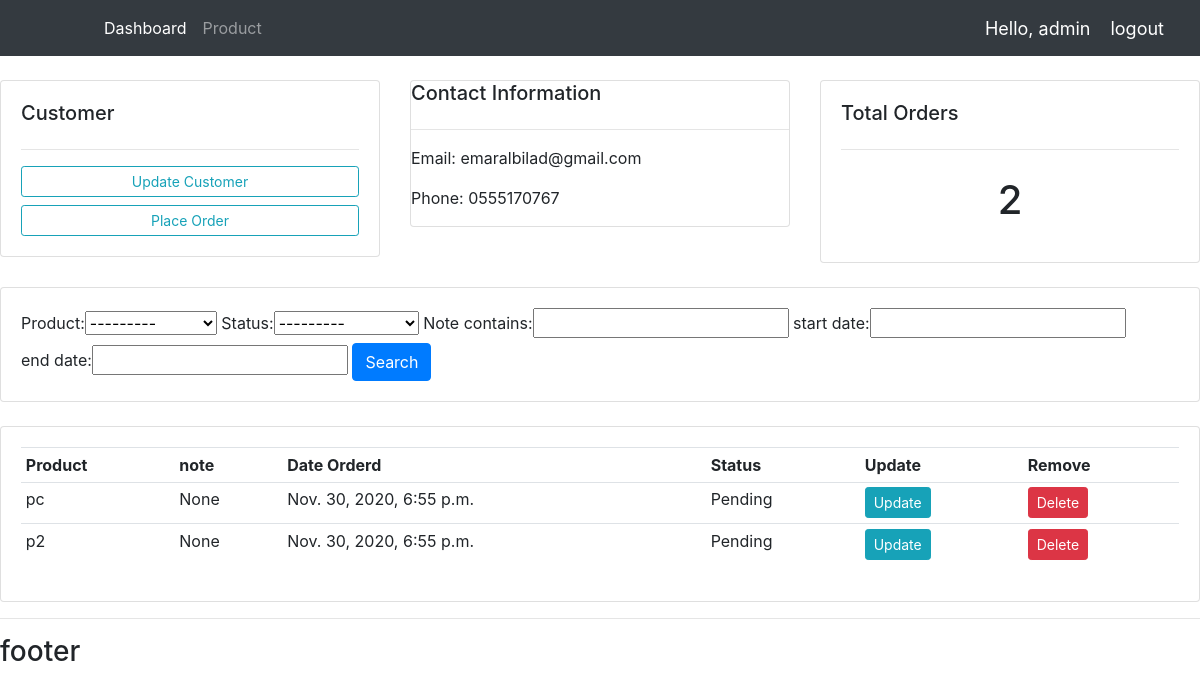
The app's page /customer/1/ (signed in) with its own data.
### accounts/models.py (models this page shows, shortened)
class Customer(models.Model):
    user = models.OneToOneField(User, null=True, blank=True, on_delete=models.CASCADE)
    name = models.CharField(max_length=20,null=True)
    phone = models.CharField(max_length=20,null=True)
    email = models.EmailField(max_length=50,null=True)
    profile_pic = models.ImageField(default='profile1.jpg', blank=True, null=True)
    date_created = models.DateTimeField(auto_now_add=True)

class Order(models.Model):
    STATUS=(
        ('Pending','Pending'),
        ('Out For Delivery','Out For Delivery'),
        ('Delivered','Delivered'),
    )
    customer = models.ForeignKey(Customer,null=True, on_delete=models.SET_NULL)
    product = models.ForeignKey(Product,null=True, on_delete=models.SET_NULL)
    status = models.CharField(max_length = 150,null=True,choices=STATUS)
    date_created = models.DateTimeField(auto_now_add=True,null=True)
    note = models.CharField(max_length=1000,null=True)

class Product(models.Model):
    CATEGORY=(
        ('Indoor','Indoor'),
        ('Outdoor','Outdoor'),
    )
    name = models.CharField(max_length = 200,null=True)
    price = models.FloatField(null=True)
    category = models.CharField(max_length = 200,null=True,choices=CATEGORY)
    description = models.CharField(max_length = 200,null=True,blank=True)
    date_created = models.DateTimeField(auto_now_add=True,null=True)
    tags = models.ManyToManyField(Tag)
    def __str__(self):
        return self.name

### accounts/decorators.py (the view)
        def warpper_func(request,*args, **kwargs):
            group = None
            if request.user.groups.exists():
                group = request.user.groups.all()[0].name
            if group in allowed_roles:
                return view_func(request, *args, **kwargs)
            else:
                return HttpResponse('You are not authorized to view this page')

### accounts/views.py (called while the page is built)
@login_required(login_url='login')
@allowed_users(allowed_roles=['admin'])
def customer(request,pk_test):
    customer = Customer.objects.get(id=pk_test)
    orders = customer.order_set.all()
    orders_count = orders.count()
    myFilter = OrderFilter(request.GET,queryset=orders)
    orders = myFilter.qs
    context = {
        'customer':customer,
        'orders':orders,
        'orders_count':orders_count,
        'myFilter':myFilter,
        }
    return render(request,'accounts/customer.html', context)

### templates/accounts/customer.html (shortened to what this page needs)
{%  extends 'accounts/main.html' %}
{% block content %}
	<br>
<div class="row">
	<div class="col-md">
		<div class="card card-body">
			<h5> Customer </h5>
			<hr>
			<a class="btn btn-outline-info  btn-sm btn-block" href="">Update Customer</a>
			<a class="btn btn-outline-info  btn-sm btn-block" href="{% url 'create_order' customer.id %}">Place Order</a>
		</div>
	</div>
	<div class="col-md">
		<div class="card card-title">
			<h5>Contact Information</h5>
			<hr>
			<p>Email: {{customer.email}}</p>
			<p>Phone: {{customer.phone}}</p>
		</div>
	</div>
	<div class="col-md">
		<div class="card card-body">
			<h5>Total Orders</h5>
			<hr>
			<h1 style="text-align: center;padding: 10px">{{orders_count}}</h1>
		</div>
	</div>
</div>
<br>
<div class="row">
	<div class="col">
		<div class="card card-body">
			<form method="get">
				{{myFilter.form}}
		    	<button class="btn btn-primary" type="submit">Search</button>
		  </form>
		</div>
	</div>
</div>
<br>
<div class="row">
	<div class="col-md">
		<div class="card card-body">
			<table class="table table-sm">
				<tr>
					<th>Product</th>
					<th>note</th>
					<th>Date Orderd</th>
					<th>Status</th>
					<th>Update</th>
					<th>Remove</th>
				</tr>
				{% for order in orders %}
					<tr>
						<td>{{order.product}}</td>
						<td>{{order.note}}</td>
						<td>{{order.date_created}}</td>
						<td>{{order.status}}</td>
						<td><a class="btn btn-sm btn-info" href="{% url 'update_order' order.id %}">Update</a></td>
						<td><a class="btn btn-sm btn-danger" href="{% url 'delete_order' order.id %}">Delete</a></td>
					</tr>
				{% endfor %}
			</table>
		</div>
	</div>
</div>
{% endblock %}

### templates/accounts/navbar.html (shortened to what this page needs)
{% load static %}
<nav class="navbar navbar-expand-lg navbar-dark bg-dark">
    <div class="collapse navbar-collapse" id="navbarNav">
      <ul class="navbar-nav">
        {% if request.user.is_staff %}
            <li class="nav-item active">
              <a class="nav-link" href="{% url 'home' %}">Dashboard</a>
            </li>
            <li class="nav-item">
              <a class="nav-link" href="{% url 'products' %}">Product</a>
            </li>
        {% else %}
            <li class="nav-item">
              <a class="nav-link" href="{% url 'account' %}">Settings</a>
            </li>
        {% endif %}
      </ul>
    </div>
    <span class='hello-msg'>Hello, {{request.user}} </span>
    <span > <a class='hello-msg' href=" {% url 'logout'  %} ">logout </a></span>
  </nav>

### static/css/main.css (style rules this page uses)
body { background-color: #ebeff5; }

### templates/accounts/navbar.html (style rules this page uses)
.hello-msg { font-size: 18px; color: #fff; margin-right: 20px; }

### records on screen
Customer: email "emaralbilad@gmail.com", phone "0555170767"
Order: product "pc", note "None", date_created "Nov. 30, 2020, 6:55 p.m.", status "Pending"
Order: product "p2", note "None", date_created "Nov. 30, 2020, 6:55 p.m.", status "Pending"

### other values on screen
{{ request.user }} "admin"
{{ orders_count }} "2"
